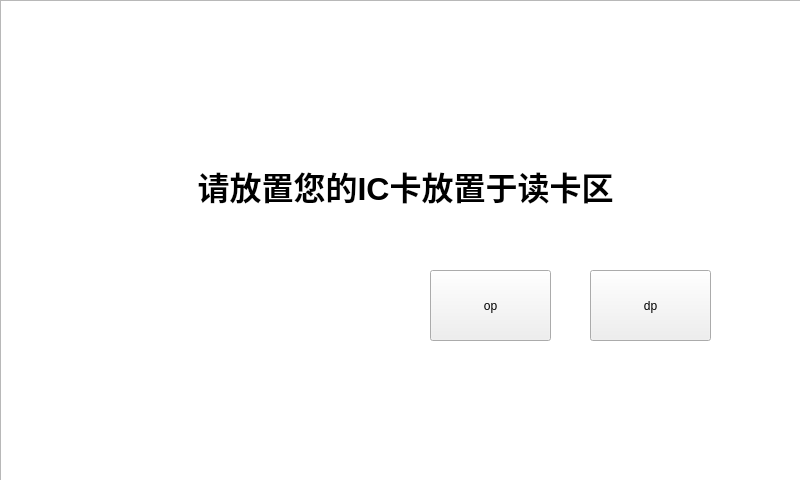
<?xml version="1.0" encoding="UTF-8"?>
<ui version="4.0">
 <class>loginICWindow</class>
 <widget class="QMainWindow" name="loginICWindow">
  <property name="geometry">
   <rect>
    <x>0</x>
    <y>0</y>
    <width>800</width>
    <height>480</height>
   </rect>
  </property>
  <property name="windowTitle">
   <string>MainWindow</string>
  </property>
  <widget class="QWidget" name="centralwidget">
   <widget class="QLabel" name="label">
    <property name="geometry">
     <rect>
      <x>100</x>
      <y>150</y>
      <width>611</width>
      <height>71</height>
     </rect>
    </property>
    <property name="font">
     <font>
      <pointsize>24</pointsize>
      <weight>75</weight>
      <bold>true</bold>
     </font>
    </property>
    <property name="text">
     <string>请放置您的IC卡放置于读卡区</string>
    </property>
    <property name="alignment">
     <set>Qt::AlignCenter</set>
    </property>
   </widget>
   <widget class="QPushButton" name="opButton">
    <property name="geometry">
     <rect>
      <x>430</x>
      <y>270</y>
      <width>121</width>
      <height>71</height>
     </rect>
    </property>
    <property name="text">
     <string>op</string>
    </property>
   </widget>
   <widget class="QPushButton" name="disButton">
    <property name="geometry">
     <rect>
      <x>590</x>
      <y>270</y>
      <width>121</width>
      <height>71</height>
     </rect>
    </property>
    <property name="text">
     <string>dp</string>
    </property>
   </widget>
   <widget class="QListView" name="listView">
    <property name="geometry">
     <rect>
      <x>0</x>
      <y>0</y>
      <width>801</width>
      <height>481</height>
     </rect>
    </property>
    <property name="styleSheet">
     <string notr="true">background-image: url(:/image/init1.jpg);</string>
    </property>
   </widget>
   <zorder>listView</zorder>
   <zorder>label</zorder>
   <zorder>opButton</zorder>
   <zorder>disButton</zorder>
  </widget>
 </widget>
 <resources/>
 <connections/>
</ui>
